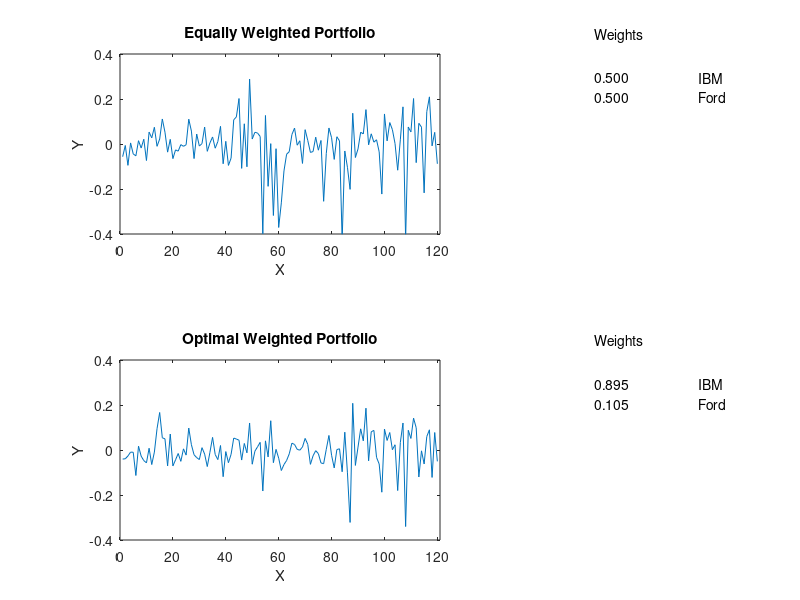

MATLAB code to generate this figure:
% ------------------------------------------------------------------------------
% Book:         MVA
% ------------------------------------------------------------------------------
% Quantlet:     MVAportfol_IBM_Ford
% ------------------------------------------------------------------------------
% Description:  MVAportfol_IBM_Ford computes the optimal portfolio weights with monthly 
%               returns of IBM and FORD from Jan 2000 to Dec 2009. The optimal 
%               portfolio is compared with an equally weighted one. Corresponds
%               to example 18.2 in MVA.
% ------------------------------------------------------------------------------
% Usage:        -
% ------------------------------------------------------------------------------
% Inputs:       None      
% ------------------------------------------------------------------------------
% Output:       Computes the optimal portfolio weights with monthly returns of 
%               IBM and FORD from Jan 2000 to Dec 2009. The optimal portfolio is
%               compared with an equally weighted one.
% ------------------------------------------------------------------------------
% Example:      -
% ------------------------------------------------------------------------------
% Author:       Zografia Anastasiadou 20101120
%               Matlab: Awdesch Melzer 20120404
% ------------------------------------------------------------------------------

%clear variables and close windows
clear all;
close all;
clc;

%load data
IBM = importdata('ibm.csv');

    % Create new variables in the base workspace from those fields.
    vars = fieldnames(IBM);
    for i = 1:length(vars)
    assignin('base', vars{i}, IBM.(vars{i}));
    end
    ibm = IBM.data;
    
    
    
FORD = importdata('ford.csv');

    % Create new variables in the base workspace from those fields.
    vars = fieldnames(FORD);
    for i = 1:length(vars)
    assignin('base', vars{i}, FORD.(vars{i}));
    end
    ford = FORD.data;
    

    
    
%compute the returns from assets
y1 = ibm(:,4);	
a = 0;
i = 1;
while i<=120
	i = i+1;
	a(i) = (y1(i)-y1(i-1))./y1(i);
end
%returns for IBM
x1 = a(2:121)';

	
y4 = ford(:,4);
f=0;
i=1;
while i<=120
	i=i+1;
	f(i) = (y4(i)-y4(i-1))./y4(i);
end
%returns for Forward Industries
x4 = f(2:121)';
	

%choose assets to use
ix = [1:2]';
%MVAportfolio of all assets
x = [x1,x4];
%inverse of empirical variance
s1 = inv(cov(x));
%vector of ones
one = ones(length(ix),1);
c2 = (s1*one)./repmat(one'*s1*one,length(s1*one),1); % c1,c2 weights
c1 = one./repmat(sum(one),length(one),1); 
q1 = x*c1;                                             % Optimal MVAportfol returns 
q2 = x*c2;                                             % Nonoptimal MVAportfol returns 

t = [1:120]';
d1 = [t,q1];
d2 = [t,q2];

figure(1)
subplot(2,2,1)
subplot('Position',[0.15 0.61 0.4 0.3])
hold on
for i=1:length(t)-1
    line([d1(i,1) d1(i+1,1)],[d1(i,2) d1(i+1,2)]);
end
title('Equally Weighted Portfolio')
xlabel('X')
ylabel('Y')
ylim([-0.4 0.4])
xlim([0,121])
box on

subplot(2,2,3)
subplot('Position',[0.15 0.1 0.4 0.3])
hold on
for i=1:length(t)-1
    line([d2(i,1) d2(i+1,1)],[d2(i,2) d2(i+1,2)])
end
title('Optimal Weighted Portfolio')
xlabel('X')
ylabel('Y')
xlim([0 121])
ylim([-0.4 0.4])
box on

subplot(2,2,2)
axis off
hold on
text(0.5,1.06,'Weights')

w1=num2str(c1(1),'%10.3f');

w4=num2str(c1(2),'%10.3f');


text(0.5,0.85,w1)

text(0.5,0.75,w4)


text(0.9,0.85,'IBM')
text(0.9,0.75,'Ford')


subplot(2,2,4)
axis off
hold on
text(0.5,0.96,'Weights')

w1=num2str(c2(1),'%10.3f');

w4=num2str(c2(2),'%10.3f');


text(0.5,0.75,w1)

text(0.5,0.65,w4)


text(0.9,0.75,'IBM')

text(0.9,0.65,'Ford')

hold off

